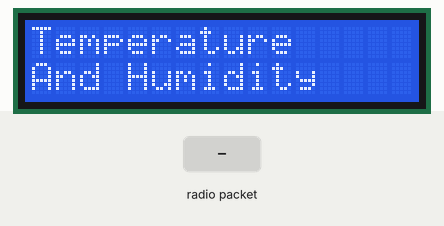
Bench run of a sketch on a simulated Arduino Uno, built with avr-gcc and run on an emulated ATmega328P. Shown: 16×2 character LCD. The test bench sets the inputs (shaded band). No radio packets arrive unless stated; what the sketch prints to the serial monitor is not drawn.

Above: at 0.3 s.
3.5 s: radio packet "1" arrives
At 5.2 s:
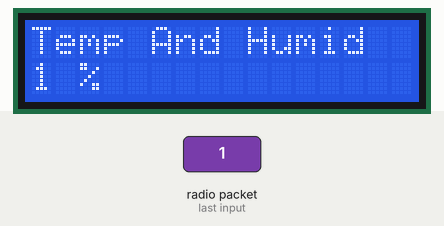
6.0 s: radio packet "0" arrives
At 8.2 s:
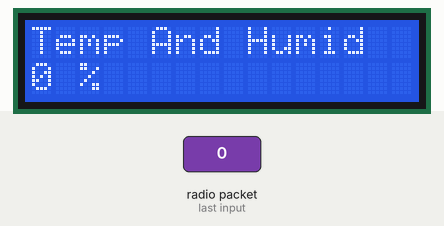
8.5 s: radio packet "2" arrives
At 10.2 s:
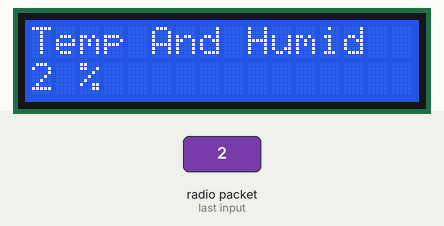
Timing chart, 0 to 11.7 s (numbered marks = the images above; inputs shaded):
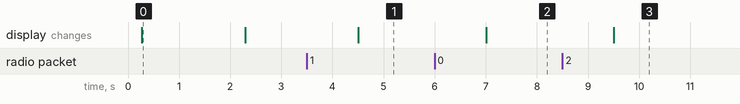

The sketch:

lorareceiverdisplay.ino
```cpp
#include <Wire.h>
#include <Adafruit_Sensor.h>
#include <DHT.h>

#include <SPI.h>
#include <LoRa.h>
#include <LiquidCrystal.h>

const int rs = 6, en = 7, d4 = 5, d5 = 4, d6 = 3, d7 = 8;
LiquidCrystal lcd(rs, en, d4, d5, d6, d7);


#define ss 10
#define rst 9
#define dio0 2

void setup() {
  Serial.begin(115200);
  while (!Serial);
  Serial.println("LoRa Receiver");
    lcd.begin(16, 2);
  delay(200);
  lcd.clear();
  lcd.print("Temperature");
   lcd.setCursor(0,10);
  lcd.println("And Humidity");
  delay(2000);
  lcd.clear();
LoRa.setPins(ss, rst, dio0);


  while (!LoRa.begin(866E6)) {
    Serial.println(".");
    delay(500);
  }

  LoRa.setSyncWord(0xF3);
  Serial.println("LoRa Initializing OK!");
}

void loop() {

  int packetSize = LoRa.parsePacket();
  if (packetSize) {

    Serial.print("Received packet '");


    while (LoRa.available()) {
      String LoRaData = LoRa.readString();
      Serial.print(LoRaData);

  lcd.clear();

  lcd.setCursor(0,0);
  lcd.print("Temp And Humid");

  lcd.setCursor(0,10);

  lcd.print(LoRaData);
  lcd.print("C");
  lcd.setCursor(0,15);
  lcd.print(LoRaData);
  lcd.print(" %");

  lcd.display();


    Serial.print("' with RSSI ");
    Serial.println(LoRa.packetRssi());
  }
}
}
```

Measured:
- after the input at 3.5 s, the display: changes after 1.0 s (image 1)
- after the input at 6.0 s, the display: changes after 1.0 s (image 2)
- after the input at 8.5 s, the display: changes after 1.0 s (image 3)
- what the display in image 0 shows lasts 2.0 s, from 0.3 s to 2.3 s
